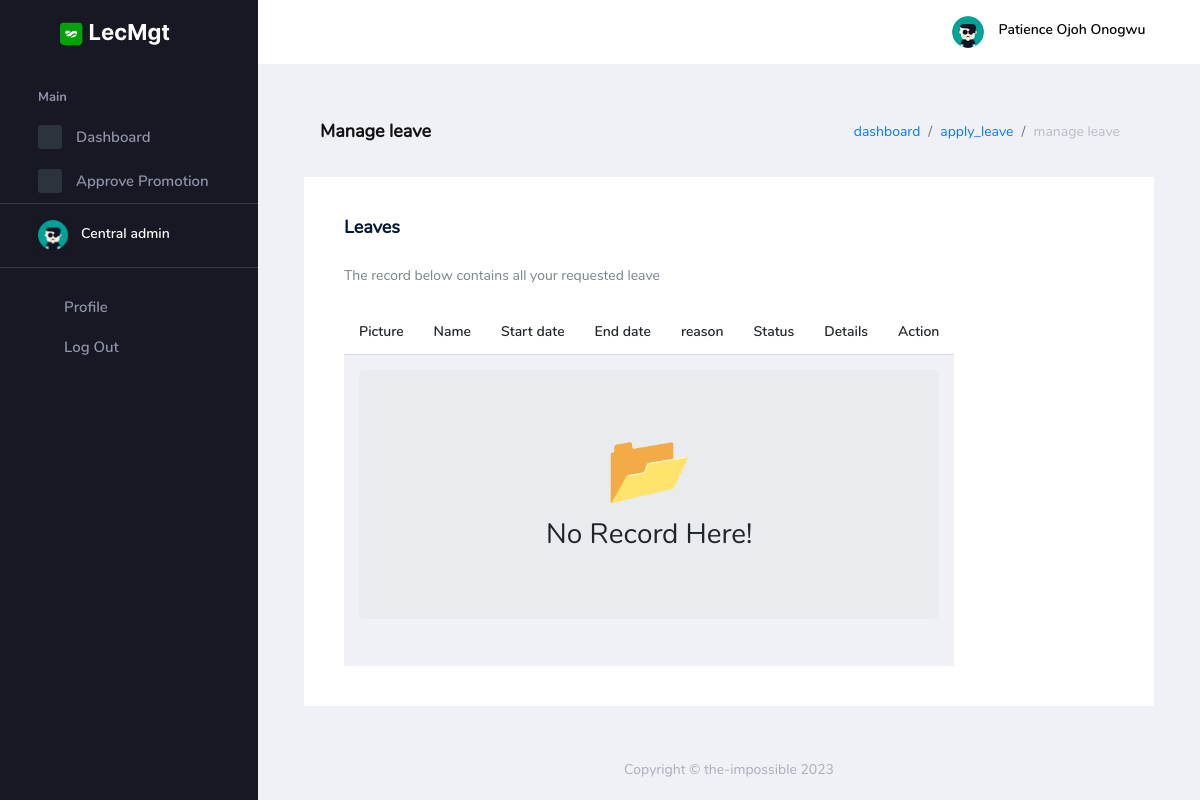
Before: /auth/manage_leaves (signed in) with the older database file.
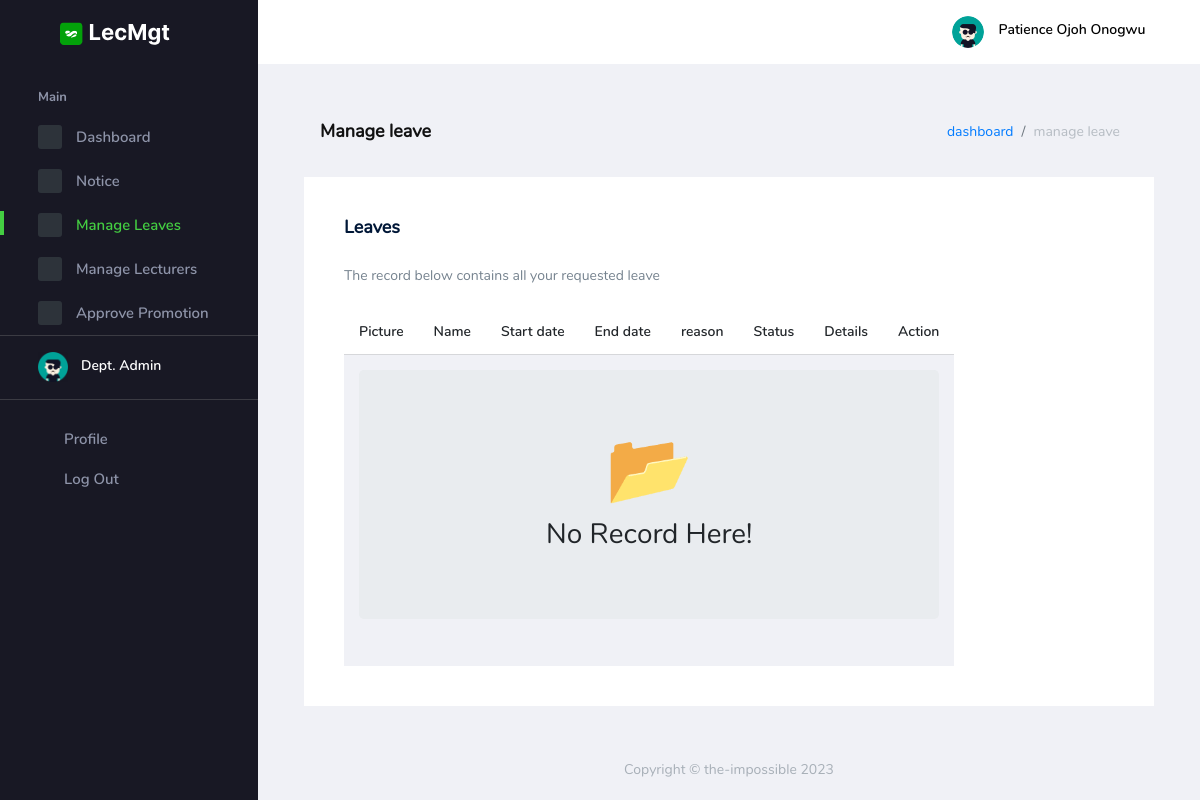
After: the same page with the newer database file.
### lecMgt_auth/views.py (the view, shortened to what this page needs)
# urls.py: path('manage_leaves', ManageLeaves.as_view(), name="manage_leaves"),
class ManageLeaves(LoginRequiredMixin, ListView):
    template_name = 'backend/auth/leave/manage_leave.html'
    def get_queryset(self):
        return Leave.objects.filter(user=self.request.user).order_by('-created')

### Templates/backend/auth/leave/manage_leave.html (shortened to what the changed rows need)
{% extends 'base.html' %}
{% load crispy_forms_tags %}
{% load static %}
{% block head %}{% include 'partials/auth_head.html' %}{% endblock head %}
{% block body %}
    <div class="container-scroller">
      <div class="container-fluid page-body-wrapper">
        {% include 'partials/auth_sidebar.html' %}
        <div class="main-panel">
          <div class="content-wrapper">
            <div class="page-header">
              <nav aria-label="breadcrumb">
                <ol class="breadcrumb">
                  {% if not request.user.is_dept %}
                  <li class="breadcrumb-item"><a href="{% url 'auth:apply_leave' %}">apply_leave</a></li>
                  {% endif %}
                </ol>
              </nav>
            </div>
            <div class="row">
              <div class="col-lg-12 grid-margin stretch-card">
                <div class="card">
                  <div class="card-body">
                    <table class="table table-striped table-hover table-responsive">
                      <thead>
                        <tr>
                          <th> Picture </th>
                          <th> Name </th>
                          <th> Start date</th>
                          <th> End date</th>
                          <th> reason </th>
                          <th> Status </th>
                          <th> Details </th>
                          <th> Action </th>
                        </tr>
                      </thead>
                    </table>
                  </div>
                </div>
              </div>
            </div>
          </div>
        </div>
      </div>
    </div>
  {% endblock %}

### Templates/partials/auth_sidebar.html (shortened to what the changed rows need)
{% load static %}
<nav class="sidebar sidebar-offcanvas" id="sidebar">
  <ul class="nav">
    {% if request.user.is_staff %}
    <li class="nav-item">
      <a class="nav-link" data-toggle="collapse" href="#ui-basic" aria-expanded="false" aria-controls="ui-basic">
        <span class="icon-bg"><i class="mdi mdi-crosshairs-gps menu-icon"></i></span>
        <span class="menu-title">Accounts</span>
        <i class="menu-arrow"></i>
      </a>
      <div class="collapse" id="ui-basic">
        <ul class="nav flex-column sub-menu">
          <li class="nav-item"> <a class="nav-link" href="{% url 'auth:create_account' %}">Create Account</a></li>
          <li class="nav-item"> <a class="nav-link" href="{% url 'auth:manage_accounts' %}">Manage Accounts</a></li>
        </ul>
      </div>
    </li>
    <li class="nav-item">
      <a class="nav-link" href="{% url 'auth:manage_promotion' %}">
        <span class="icon-bg"><i class="mdi mdi-chart-bar menu-icon"></i></span>
        <span class="menu-title">View Promotions</span>
      </a>
    </li>
    {% elif request.user.is_dept or request.user.is_hod %}
    <li class="nav-item">
      <a class="nav-link" data-toggle="collapse" href="#ui-notice" aria-expanded="false" aria-controls="ui-notice">
        <span class="icon-bg"><i class="mdi mdi-table-large menu-icon"></i></span>
        <span class="menu-title">Notice</span>
        <i class="menu-arrow"></i>
      </a>
    </li>
    <li class="nav-item">
      <a class="nav-link" href="{% url 'auth:manage_leaves' %}">
        <span class="icon-bg"><i class="mdi mdi-chart-bar menu-icon"></i></span>
        <span class="menu-title">Manage Leaves</span>
      </a>
    </li>
    <li class="nav-item">
      <a class="nav-link" href="{% url 'auth:manage_lecturers' %}">
        <span class="icon-bg"><i class="mdi mdi-chart-bar menu-icon"></i></span>
        <span class="menu-title">Manage Lecturers</span>
      </a>
    </li>
    <li class="nav-item">
      <a class="nav-link" href="{% url 'auth:manage_promotion' %}">
        <span class="icon-bg"><i class="mdi mdi-chart-bar menu-icon"></i></span>
        <span class="menu-title">Approve Promotion</span>
      </a>
    </li>
    {% elif request.user.is_hod or request.user.is_dean or request.user.is_central %}
    <li class="nav-item">
      <a class="nav-link" href="{% url 'auth:manage_promotion' %}">
        <span class="icon-bg"><i class="mdi mdi-chart-bar menu-icon"></i></span>
        <span class="menu-title">Approve Promotion</span>
      </a>
    </li>
    {% endif %}
    <li class="nav-item sidebar-user-actions">
      <div class="user-details">
        <div class="d-flex justify-content-between align-items-center">
          <div>
            <div class="d-flex align-items-center">
              <div class="sidebar-profile-text">
                <p class="mb-1">
                  {% if request.user.is_staff %}
                    System admin
                  {% elif request.user.is_central %}
                    Central admin
                    {% elif request.user.is_dean %}
                    Dean office
                    {% elif request.user.is_hod %}
                    HOD office
                    {% elif request.user.is_dept %}
                    Dept. Admin
                    {% else %}
                    Lecturer
                  {% endif %}
                </p>
              </div>
            </div>
          </div>
        </div>
      </div>
    </li>
  </ul>
</nav>

Changed rows visible on the page:
changed User "Patience Ojoh Onogwu": is_dept False → True (drawn)
Other visible differences:
text no longer shown: "Central admin apply_leave"
text now shown: "Notice Manage Leaves Manage Lecturers Dept. Admin"
